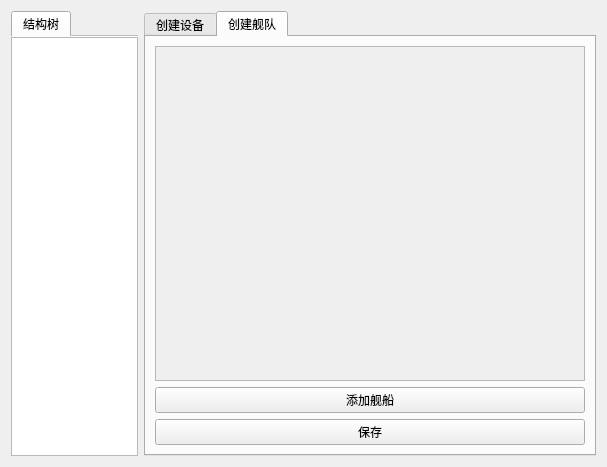
<?xml version="1.0" encoding="UTF-8"?>
<ui version="4.0">
 <class>FleetInput</class>
 <widget class="QWidget" name="FleetInput">
  <property name="geometry">
   <rect>
    <x>0</x>
    <y>0</y>
    <width>607</width>
    <height>467</height>
   </rect>
  </property>
  <property name="windowTitle">
   <string>Form</string>
  </property>
  <layout class="QVBoxLayout" name="verticalLayout_9">
   <item>
    <layout class="QHBoxLayout" name="horizontalLayout_3" stretch="1,4">
     <item>
      <widget class="ElaTabWidget" name="treeViewManager">
       <property name="sizePolicy">
        <sizepolicy hsizetype="Expanding" vsizetype="Expanding">
         <horstretch>0</horstretch>
         <verstretch>0</verstretch>
        </sizepolicy>
       </property>
       <property name="tabPosition">
        <enum>QTabWidget::TabPosition::North</enum>
       </property>
       <property name="currentIndex">
        <number>0</number>
       </property>
       <property name="elideMode">
        <enum>Qt::TextElideMode::ElideLeft</enum>
       </property>
       <property name="documentMode">
        <bool>true</bool>
       </property>
       <property name="movable">
        <bool>false</bool>
       </property>
       <widget class="QWidget" name="tab_6">
        <property name="sizePolicy">
         <sizepolicy hsizetype="Expanding" vsizetype="Preferred">
          <horstretch>0</horstretch>
          <verstretch>0</verstretch>
         </sizepolicy>
        </property>
        <property name="styleSheet">
         <string notr="true">QWidget#tab_6 {
    background-color: transparent;
}</string>
        </property>
        <attribute name="title">
         <string>结构树</string>
        </attribute>
        <layout class="QVBoxLayout" name="verticalLayout_6">
         <property name="spacing">
          <number>0</number>
         </property>
         <property name="leftMargin">
          <number>0</number>
         </property>
         <property name="topMargin">
          <number>0</number>
         </property>
         <property name="rightMargin">
          <number>0</number>
         </property>
         <property name="bottomMargin">
          <number>0</number>
         </property>
         <item>
          <widget class="QTreeView" name="treeView"/>
         </item>
        </layout>
       </widget>
      </widget>
     </item>
     <item>
      <layout class="QVBoxLayout" name="verticalLayout_3" stretch="0">
       <item>
        <widget class="ElaTabWidget" name="tabWidget_3">
         <property name="currentIndex">
          <number>1</number>
         </property>
         <widget class="QWidget" name="device_Tab">
          <attribute name="title">
           <string>创建设备</string>
          </attribute>
          <layout class="QVBoxLayout" name="verticalLayout_16" stretch="0,0,0">
           <item>
            <widget class="QScrollArea" name="scrollArea">
             <property name="sizePolicy">
              <sizepolicy hsizetype="Preferred" vsizetype="Preferred">
               <horstretch>0</horstretch>
               <verstretch>0</verstretch>
              </sizepolicy>
             </property>
             <property name="verticalScrollBarPolicy">
              <enum>Qt::ScrollBarPolicy::ScrollBarAlwaysOn</enum>
             </property>
             <property name="widgetResizable">
              <bool>true</bool>
             </property>
             <widget class="QWidget" name="deviceContentsWidget">
              <property name="geometry">
               <rect>
                <x>0</x>
                <y>0</y>
                <width>414</width>
                <height>337</height>
               </rect>
              </property>
              <property name="sizePolicy">
               <sizepolicy hsizetype="Expanding" vsizetype="Expanding">
                <horstretch>0</horstretch>
                <verstretch>0</verstretch>
               </sizepolicy>
              </property>
              <property name="styleSheet">
               <string notr="true">QWidget#deviceContentsWidget {
    background-color: transparent;
}</string>
              </property>
              <layout class="QVBoxLayout" name="verticalLayout_5">
               <item>
                <layout class="QVBoxLayout" name="deviceLayout"/>
               </item>
              </layout>
             </widget>
            </widget>
           </item>
           <item>
            <widget class="ElaPushButton" name="addDeviceButton">
             <property name="text">
              <string>添加设备</string>
             </property>
            </widget>
           </item>
           <item>
            <widget class="ElaPushButton" name="DeviceSave">
             <property name="text">
              <string>保存</string>
             </property>
            </widget>
           </item>
          </layout>
         </widget>
         <widget class="QWidget" name="ship_Tab">
          <attribute name="title">
           <string>创建舰队</string>
          </attribute>
          <layout class="QVBoxLayout" name="verticalLayout_2">
           <item>
            <widget class="QScrollArea" name="scrollArea_2">
             <property name="widgetResizable">
              <bool>true</bool>
             </property>
             <widget class="QWidget" name="shipsContentsWidget">
              <property name="geometry">
               <rect>
                <x>0</x>
                <y>0</y>
                <width>426</width>
                <height>337</height>
               </rect>
              </property>
              <layout class="QVBoxLayout" name="verticalLayout_4">
               <item>
                <layout class="QVBoxLayout" name="shipsLayout">
                 <property name="sizeConstraint">
                  <enum>QLayout::SizeConstraint::SetDefaultConstraint</enum>
                 </property>
                </layout>
               </item>
              </layout>
             </widget>
            </widget>
           </item>
           <item>
            <widget class="ElaPushButton" name="addShipButton">
             <property name="text">
              <string>添加舰船</string>
             </property>
            </widget>
           </item>
           <item>
            <widget class="ElaPushButton" name="ShipSave">
             <property name="text">
              <string>保存</string>
             </property>
            </widget>
           </item>
          </layout>
         </widget>
        </widget>
       </item>
      </layout>
     </item>
    </layout>
   </item>
  </layout>
 </widget>
 <customwidgets>
  <customwidget>
   <class>ElaPushButton</class>
   <extends>QPushButton</extends>
   <header location="global">ElaPushButton.h</header>
  </customwidget>
  <customwidget>
   <class>ElaTabWidget</class>
   <extends>QTabWidget</extends>
   <header>ElaTabWidget.h</header>
   <container>1</container>
  </customwidget>
 </customwidgets>
 <resources/>
 <connections/>
</ui>
